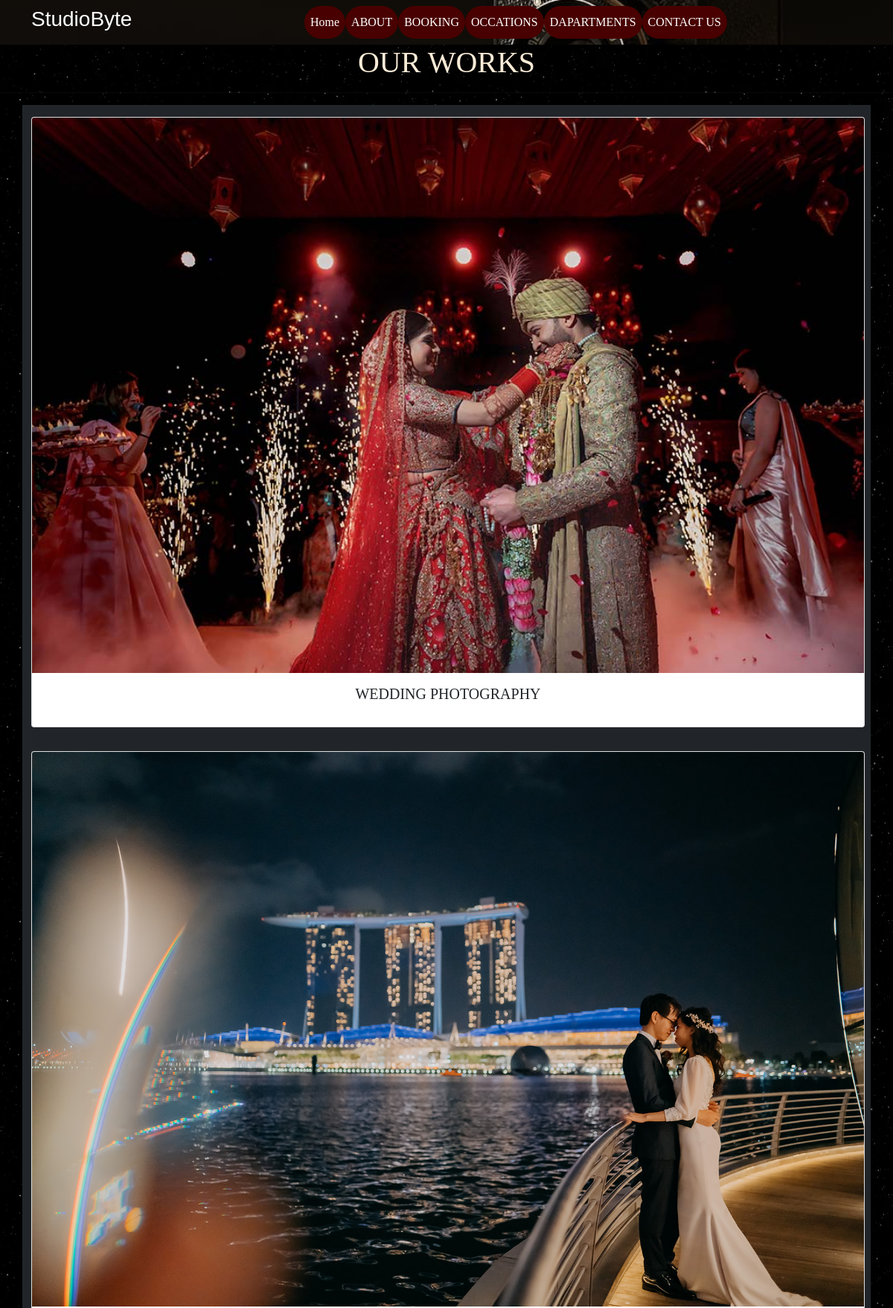
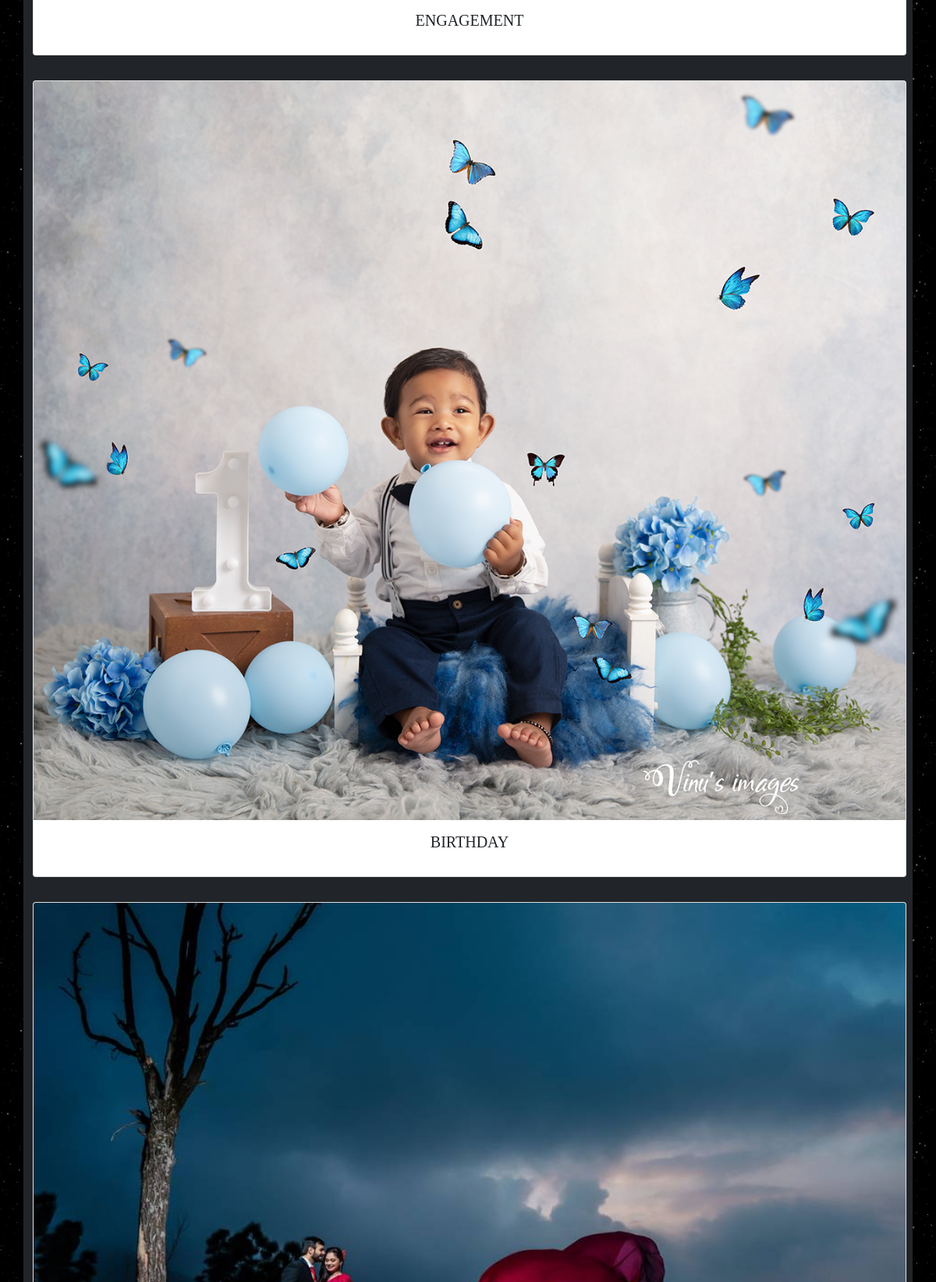
The page /OCCATIONS (upper part) on the database its author committed (2 pictures, top to bottom).
### home/models.py (models this page shows)
class Occations(models.Model):
    occa_name= models.CharField( max_length=255)
    occ_name=models.ForeignKey(Departments, on_delete=models.CASCADE)
    occ_image= models.ImageField(upload_to="occations")

class Departments(models.Model):
    dep_name= models.CharField( max_length=100)
    dep_description=models.TextField()
    def __str__(self):
       return self.dep_name

### home/views.py (the view)
# urls.py: path('OCCATIONS', views.OCCATIONS ,name='occations'),
def OCCATIONS(request):
    dict_occ={
        'occations': Occations.objects.all()
    }
    return render(request,'occations.html',dict_occ)

### templates/occations.html (shortened to what this page needs)
{%extends 'base.html'%}
{% block contend%}
<h1 class="text-center" style="color: antiquewhite;font-family: 'papyrus';"> OUR WORKS
</h1>
<hr>
<div class="container text-center bg-dark">
      {% for d in occations%}
      <div class="card text-center mx-10 my-3" style="width: 70rem; display: inline-block">
          <img src="{{d.occ_image.url}}" class="card-img-top" alt="...">
            <div class="card-body">
                <h5 class="card-title"style="font-family: 'papyrus';">{{d.occ_name}}</h5>
            </div>
       </div>
      {% endfor %}
</div>
{% endblock %}

### rows shown on the page
Occations: occ_image (picture), occ_name "WEDDING PHOTOGRAPHY"
Occations: occ_image (picture), occ_name "ENGAGEMENT"
Occations: occ_image (picture), occ_name "BIRTHDAY"
Occations: occ_image (picture)
